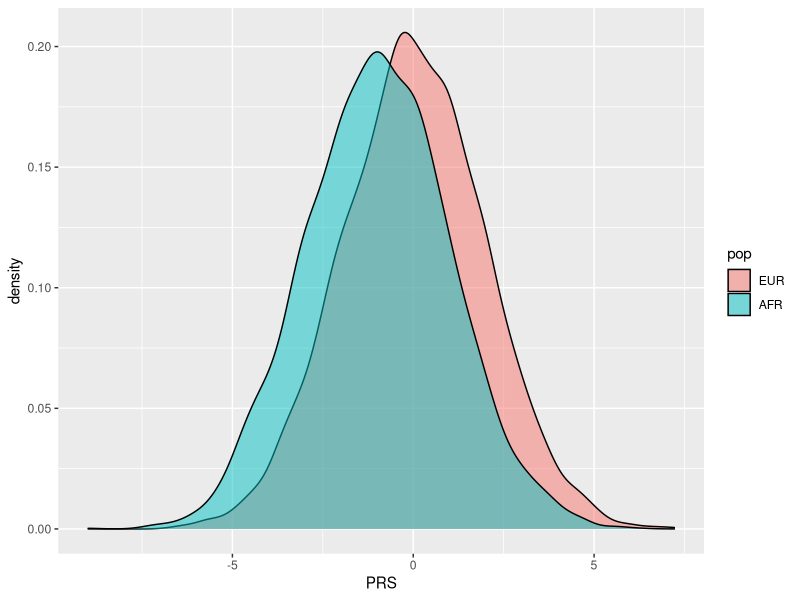
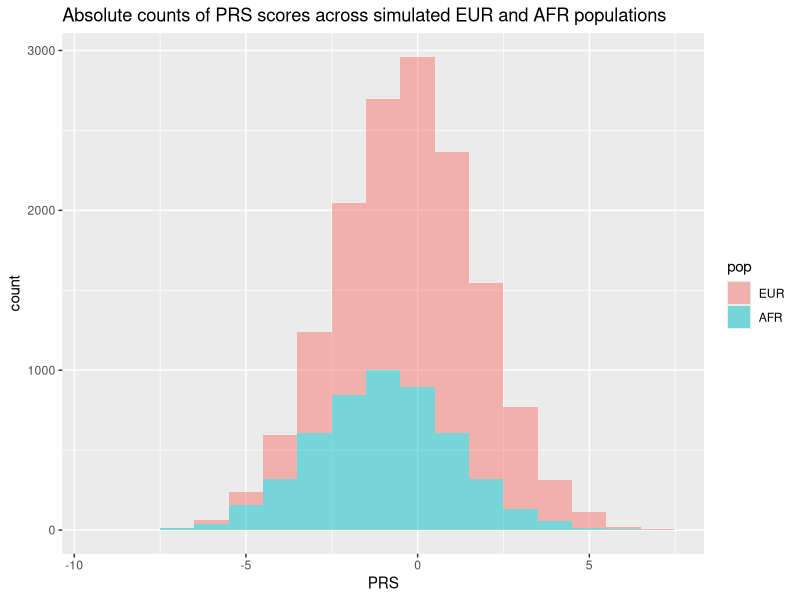
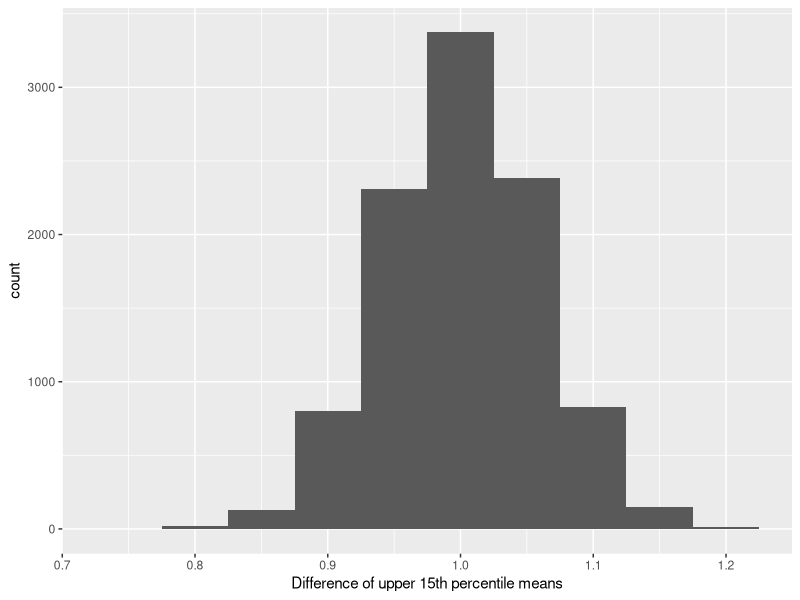
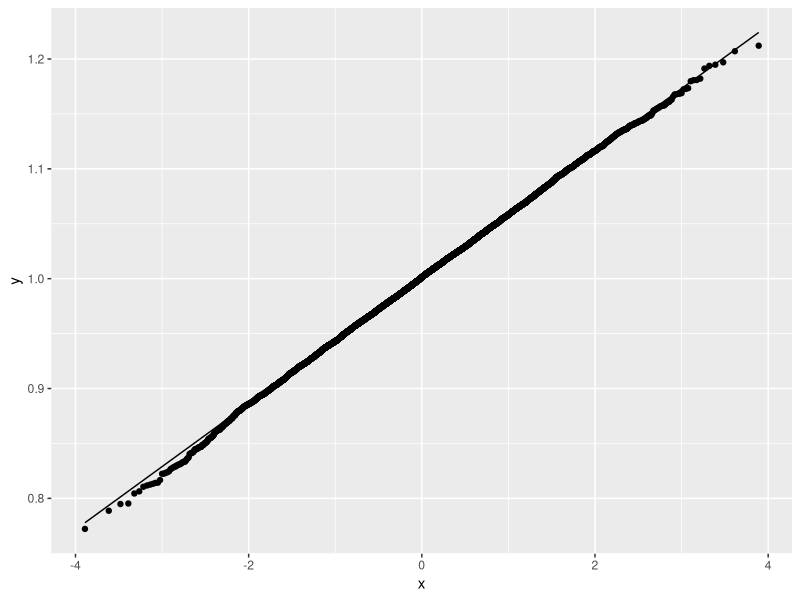
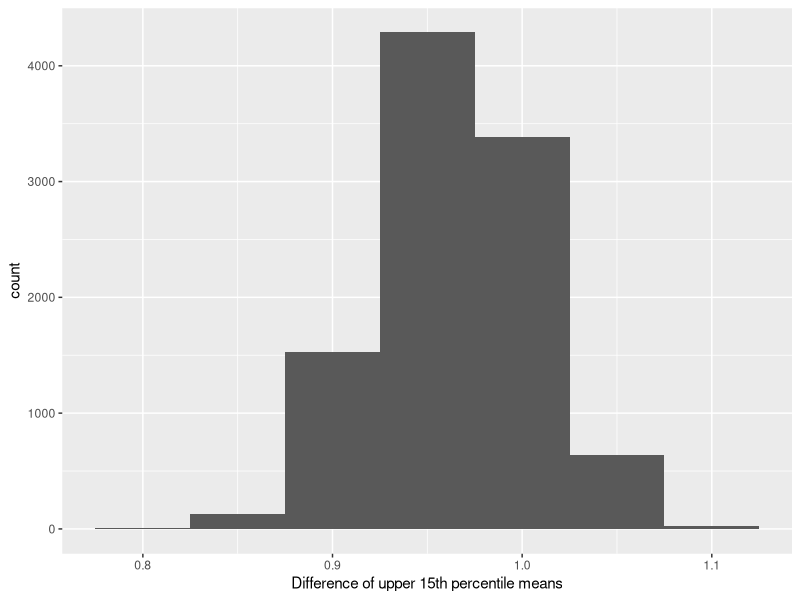
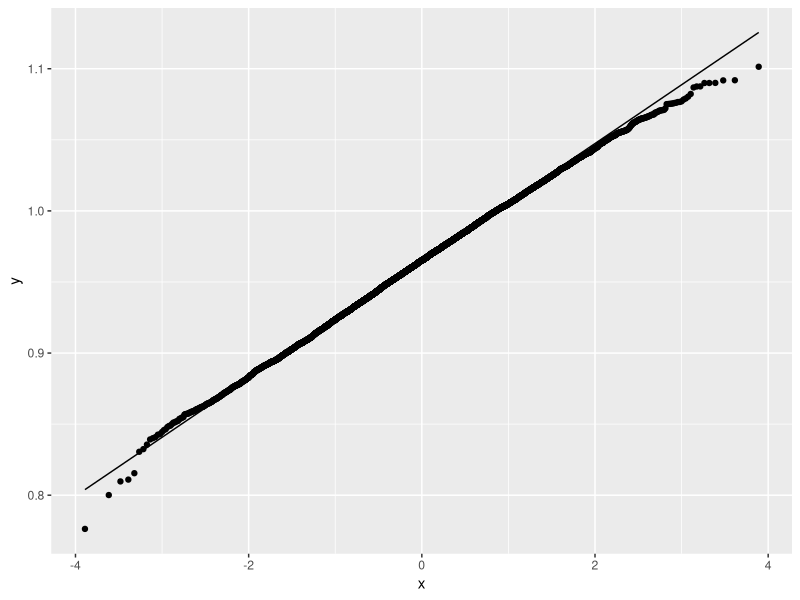
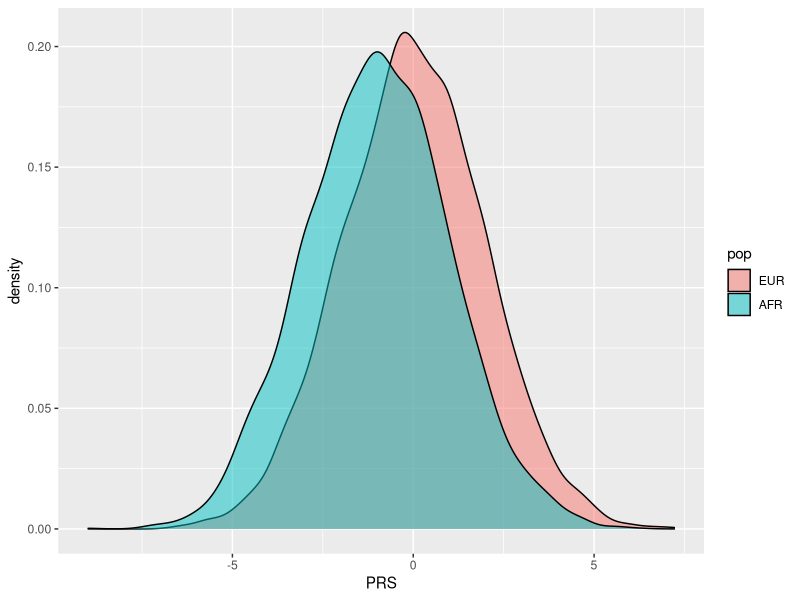
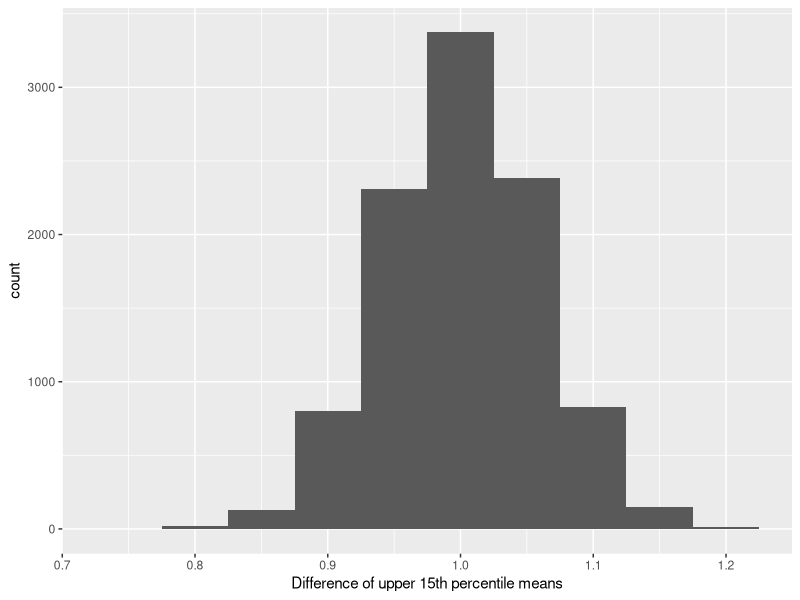

The R script that drew these images, in order:
## ---- chunk 1
knitr::opts_chunk$set(echo = TRUE)

library(ggplot2)
## ---- chunk 2
set.seed(1234)
# PRS scores tend to be normally distributed
EUR_scores <- rnorm(n=10000, mean=0, sd=2)
AFR_scores <- rnorm(n=5000, mean=-1, sd=2)
## ---- chunk 3
EUR_df <- data.frame(scores=EUR_scores, pop="EUR", stringsAsFactors=TRUE)
AFR_df <- data.frame(scores=AFR_scores, pop="AFR", stringsAsFactors=TRUE)

merged_pops <- rbind(EUR_df, AFR_df)
## ---- chunk 4
population_scores_density <- ggplot(data=merged_pops, aes(x=scores, fill=pop)) +
  geom_density(alpha=0.5) +
  xlab("PRS")

population_scores_histogram <- ggplot(data=merged_pops, aes(x=scores, fill=pop)) +
  geom_histogram(binwidth=1, alpha=0.5) +
  xlab("PRS") +
  ggtitle("Absolute counts of PRS scores across simulated EUR and AFR populations")

population_scores_density
ggsave(
  "./imgs/population_scores_density.png",
  plot = last_plot(),
  dpi = 500,
)
population_scores_histogram
## ---- chunk 5
set.seed(1234)

B <- 10^4
mean_differences <- numeric(B)
for (i in 1:B) {
  # Sample populations from a normal distribution
  eur_pop <- rnorm(10000, mean=0, sd=2)
  afr_pop <- rnorm(5000, mean=-1, sd=2)

  # Get the top 15th percentiles from both distributions
  eur_15th <- quantile(eur_pop, probs=c(0.85))
  afr_15th <- quantile(afr_pop, probs=c(0.85))
  
  # Compute mean difference statistic
  mean_diff <- mean(eur_pop[eur_pop > eur_15th]) - 
    mean(afr_pop[afr_pop > afr_15th])
  mean_differences[i] <- mean_diff
}

difference_samples_df <- data.frame(pop=1:B, pop_differences=mean_differences)
## ---- chunk 6
difference_samples_hist <- ggplot(data=difference_samples_df, aes(x=pop_differences)) +
            geom_histogram(binwidth = 0.05) +
            xlab("Difference of upper 15th percentile means")

difference_samples_qq <- ggplot(data=difference_samples_df, aes(sample=pop_differences)) +
          stat_qq() +
          stat_qq_line()

difference_samples_hist
ggsave(
  "./imgs/difference_samples_hist.png",
  plot = last_plot(),
  dpi = 500,
)
difference_samples_qq
## ---- chunk 7
# Subset population PRS scores
EUR_15th <- quantile(EUR_df$scores, probs=c(0.85))
AFR_15th <- quantile(AFR_df$scores, probs=c(0.85))

EUR_topPercentile <- subset(EUR_df, scores >= EUR_15th)
AFR_topPercentile <- subset(AFR_df, scores >= AFR_15th)
## ---- chunk 8
set.seed(1234)
boostrap_difference <- function(sample1, sample2, iterations) {
  boostrap_distribution <- numeric(iterations)
  for (i in 1:iterations) {
  x <- sample(sample1, length(sample1), replace=TRUE)
  y <- sample(sample2, length(sample2), replace=TRUE)
  boostrap_distribution[i] <- mean(x) - mean(y)
  }
  
  return(boostrap_distribution)
}

B <- 10^4
prs_difference_boot <- boostrap_difference(sample1=EUR_topPercentile$scores,
                                      sample2=AFR_topPercentile$scores,
                                      iterations=B
                                      )
difference_boot_df <- data.frame(pop=1:B, pop_differences=prs_difference_boot)
## ---- chunk 9
difference_boot_hist <- ggplot(data=difference_boot_df, aes(x=pop_differences)) +
            geom_histogram(binwidth = 0.05) +
            xlab("Difference of upper 15th percentile means")

difference_boot_qq <- ggplot(data=difference_boot_df, aes(sample=pop_differences)) +
          stat_qq() +
          stat_qq_line()

difference_boot_hist
ggsave(
  "./imgs/difference_boot_hist.png",
  plot = last_plot(),
  dpi = 500,
)
difference_boot_qq
## ---- chunk 10
samples_mean <- mean(difference_samples_df$pop_differences)
boot_mean <- mean(difference_boot_df$pop_differences)

samples_se <- sd(difference_samples_df$pop_differences)
boot_se <- sd(difference_boot_df$pop_differences)

samples_var <- sd(difference_samples_df$pop_differences)^2
boot_var <- sd(difference_boot_df$pop_differences)^2

samples_CI <- mean(difference_samples_df$pop_differences) + quantile(difference_samples_df$pop_differences, 0.05 / 2) * 2 / sqrt(length(difference_samples_df$pop_differences))
boot_CI <- quantile( difference_boot_df$pop_differences, c(0.025,0.975))

samples_mean
boot_mean

samples_se
boot_se

samples_var
boot_var

samples_CI
boot_CI
## ---- chunk 11
bias <- mean(difference_boot_df$pop_differences) - mean(difference_samples_df$pop_differences)
bias
